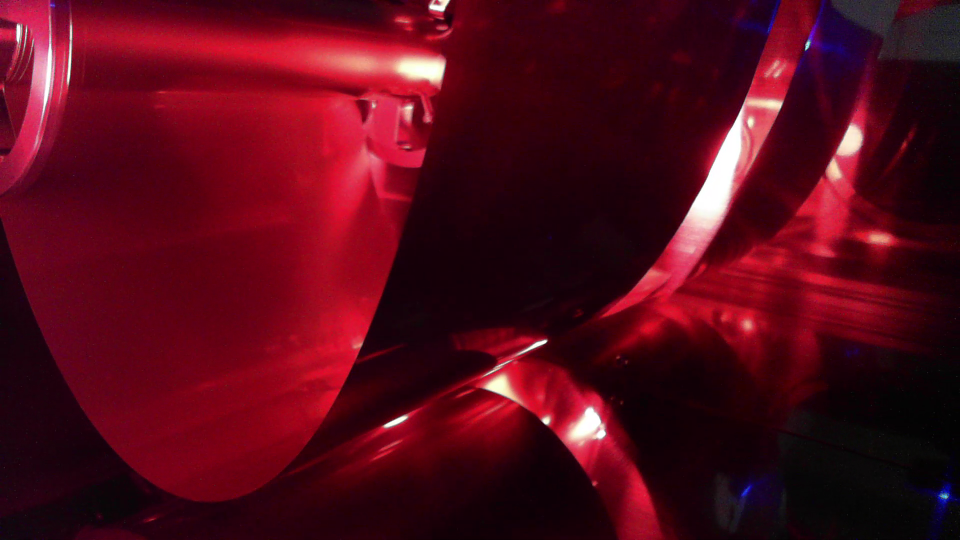
#> input picture report_images/LAB3_report_images/LV3.png, 1920 x 1080 px, found by its file name (shown at 1/2 size)
$ python image_contouring.py
#> lines starting #> are read from the running program, lines starting #| are printed output that depends on the picture; after the words box and inside, x2 and y2 are one past the last pixel; in counts of white or black regions, pixels touching at a corner belong together
import numpy as np
import cv2 as cv
from matplotlib import pyplot as plt

kernel = np.ones((3, 5), np.uint8)


# 이미지를 가져온다.
source = cv.imread('Image/LV3.png', cv.IMREAD_COLOR)
#> source is the input picture: shape (1080, 1920, 3); mean B, G, R 24.5, 9.1, 83.9
print("source shape:" ,source.shape)
#| source shape: (1080, 1920, 3)
if source is None:
    print("이미지를 불러올 수 없습니다.")
    exit()


#roi 설정

#소스 이미지를 선택한 후 엣지 출력
source_blue, source_green, source_red = cv.split(source)
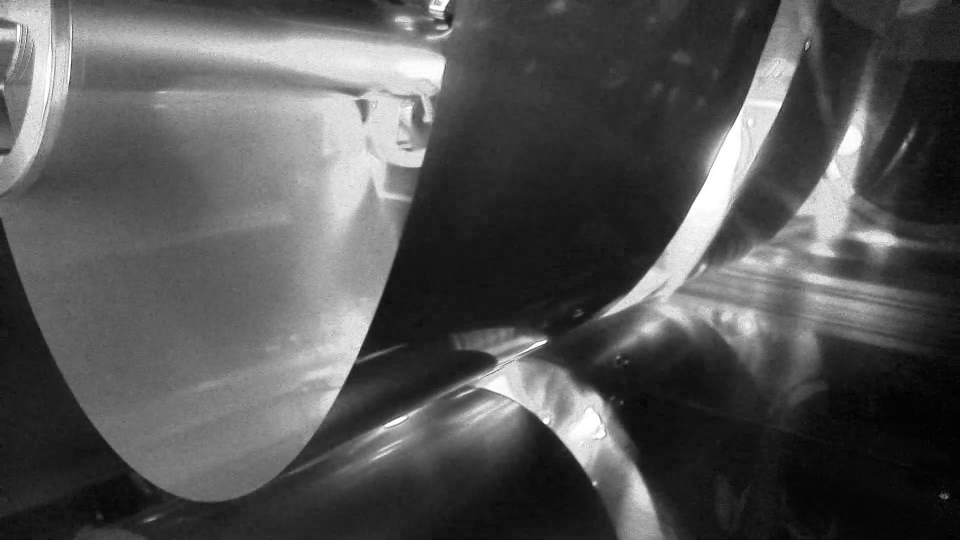
#> source_red: shape (1080, 1920) (shown at 1/2 size); min 0, max 255, mean 83.9

v = np.median(source_red)
#> v = 66
# print(v)

# lower, upper threshold 자동 계산
lower = int(max(0,  0.90*v))
#> lower = 59
upper = int(min(255, 1.8 * v))
#> upper = 118

#소스이미지에서 엣지 검출
source_edges = cv.Canny(source_red, lower, upper, apertureSize=3)
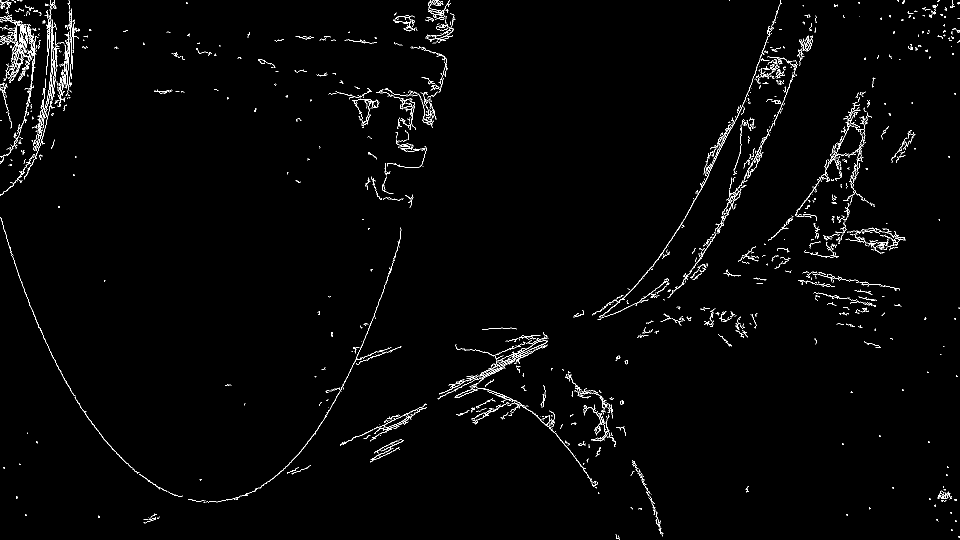
#> source_edges: shape (1080, 1920) (shown at 1/2 size); 1.5% white in thin lines or dots

#========================================roi===================================

#roi를 만들기 위한 요소 선정
binary = source_edges.copy()
mask= np.zeros_like(binary)

#roi좌표-원본
pts = np.array([[
    (3, 468),  # 왼쪽 위
    (894, 380),  # 오른쪽 위
    (520, 1040),  # 오른쪽 아래
    (3, 1057)    # 왼쪽 아래
]], dtype=np.int32)


#선택한 좌표 내부만 흰색인 마스크 완성
cv.fillPoly(mask,pts,255)
#> mask: shape (1080, 1920); 20.8% white; 1 white region, box (x1, y1, x2, y2) and area: (3, 380, 895, 1058) 431149

#검출된 엣지와 선정한 부분만 흰색인 부분을 곱하여 roi설정
roi = cv.bitwise_and(mask,source_edges)
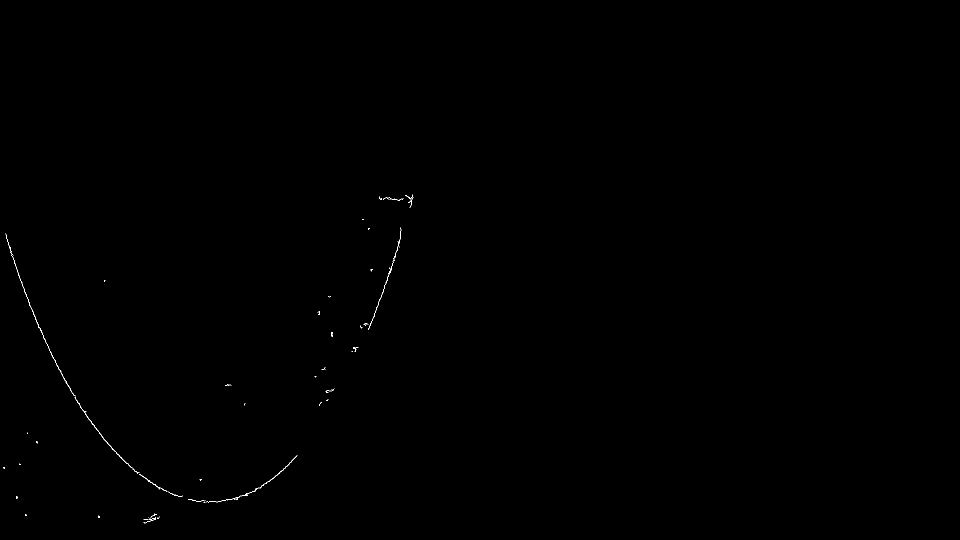
#> roi: shape (1080, 1920) (shown at 1/2 size); 0.09% white in thin lines or dots, all inside (x1, y1, x2, y2) = (7, 389, 827, 1047)
roi = cv.GaussianBlur(roi, (5,5), 5)
roi = cv.morphologyEx(roi, cv.MORPH_CLOSE, kernel)

#=======================컨투어===================================================================================

#컨투어 이미지를 넣기 위한 빈 행렬
binary = source_edges.copy()
no_filtered_contours_image = np.zeros_like(binary)


#초기 roi이미지에 대해서 컨투어 찾기
contours_roi, _ = cv.findContours(roi, mode=cv.RETR_EXTERNAL, method=cv.CHAIN_APPROX_SIMPLE)
#> contours_roi = 28 contours; largest, box (x1, y1, x2, y2) and area: (9, 465, 368, 995) 3844, (374, 908, 597, 1008) 1460, (719, 453, 805, 662) 1394, (756, 387, 829, 418) 624, (285, 1025, 321, 1049) 434
cv.drawContours(no_filtered_contours_image, contours_roi, -1, 255, 2)
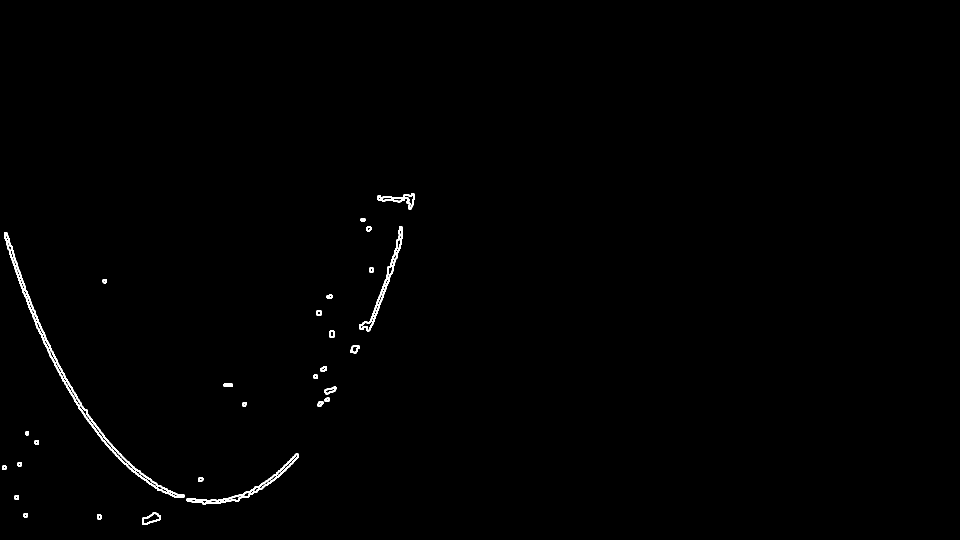
#> no_filtered_contours_image: shape (1080, 1920) (shown at 1/2 size); 0.54% white; 28 white regions


#필터링된 컨투어를 담기위한 배열
filtered_contours_image= np.zeros_like(binary)
contours_filtered = []


for cnt in contours_roi:

    x, y, w, h = cv.boundingRect(cnt)
    if w==0: continue
    ratio=h/w
    print(f"ratio: {ratio:.2f}")
#> this loop made 28 passes
#> (x, y, w, h, ratio) on passes 1, 3, 5, 7, 8, 9, 11, 12, 13, 14, 15, 16: (195, 1029, 7, 9, 1.29), (285, 1025, 36, 24, 0.667), (397, 956, 9, 7, 0.778), (36, 925, 7, 7, 1), (374, 908, 223, 100, 0.448), (70, 881, 7, 8, 1.14), (486, 805, 7, 8, 1.14), (636, 803, 10, 10, 1), (650, 796, 9, 7, 0.778), (649, 774, 23, 14, 0.609), (448, 767, 17, 6, 0.353), (627, 750, 8, 7, 0.875)
#> (cnt, x, y, w, h, ratio) on passes 2, 4, 6, 10, 27: ([[48, 1027], [48, 1033], [54, 1033], [54, 1027]], 48, 1027, 7, 7, 1), ([[30, 991], [30, 998], [36, 998], [36, 991]], 30, 991, 7, 8, 1.14), ([[5, 932], [5, 938], [11, 938], [11, 932]], 5, 932, 7, 7, 1), ([[52, 863], [52, 869], [56, 869], [56, 863]], 52, 863, 5, 7, 1.4), ([[722, 437], [722, 441], [729, 441], [729, 437]], 722, 437, 8, 5, 0.625)
#| ratio: 1.29
#| ratio: 1.00
#| ratio: 0.67
#| ratio: 1.14
#| ratio: 0.78
#| ratio: 1.00
#| ratio: 1.00
#| ratio: 0.45
#> (further printed lines are left out)


area_threshold=1300

for cnt in contours_roi:
    area = cv.contourArea(cnt)
    x, y, w, h = cv.boundingRect(cnt)

    if w==0:
        continue
    ratio=h/w
    # if (area >= 1300)  or (600<=area<1300 and ratio>0.7):
    if (area >= 1300):
        contours_filtered.append(cnt)
#> this loop made 28 passes
#> (area, x, y, w, h, ratio) on passes 1, 3, 5, 7, 8, 9, 11, 12, 13, 14, 15, 16: (46.5, 195, 1029, 7, 9, 1.29), (434, 285, 1025, 36, 24, 0.667), (43.5, 397, 956, 9, 7, 0.778), (35, 36, 925, 7, 7, 1), (1460.5, 374, 908, 223, 100, 0.448), (40.5, 70, 881, 7, 8, 1.14), (36, 486, 805, 7, 8, 1.14), (56.5, 636, 803, 10, 10, 1), (40.5, 650, 796, 9, 7, 0.778), (152.5, 649, 774, 23, 14, 0.609), (75, 448, 767, 17, 6, 0.353), (38, 627, 750, 8, 7, 0.875)
#> (cnt, area, x, y, w, h, ratio) on passes 2, 4, 6, 10, 27: ([[48, 1027], [48, 1033], [54, 1033], [54, 1027]], 36, 48, 1027, 7, 7, 1), ([[30, 991], [30, 998], [36, 998], [36, 991]], 42, 30, 991, 7, 8, 1.14), ([[5, 932], [5, 938], [11, 938], [11, 932]], 36, 5, 932, 7, 7, 1), ([[52, 863], [52, 869], [56, 869], [56, 863]], 24, 52, 863, 5, 7, 1.4), ([[722, 437], [722, 441], [729, 441], [729, 437]], 28, 722, 437, 8, 5, 0.625)
#> after the loop, contours_filtered = 3 contours; box (x1, y1, x2, y2) and area: (9, 465, 368, 995) 3844, (374, 908, 597, 1008) 1460, (719, 453, 805, 662) 1394


if not contours_filtered:
    print("필터링된 컨투어가 없습니다.")
    exit()

cv.drawContours(filtered_contours_image, contours_filtered, -1, 255, 2)
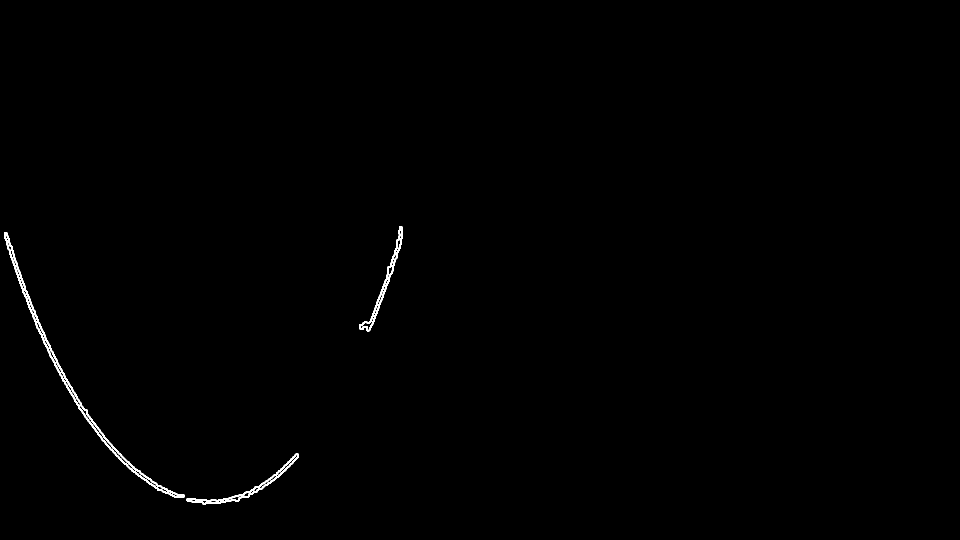
#> filtered_contours_image: shape (1080, 1920) (shown at 1/2 size); 0.4% white; 3 white regions, box (x1, y1, x2, y2) and area: (8, 464, 369, 996) 4742, (373, 907, 598, 1009) 1796, (718, 452, 806, 663) 1665


# 1. 컨투어 점들 모두 모으기
all_points = np.vstack(contours_filtered).squeeze()
#> all_points = 1140 pairs, first value 9 to 804, second value 453 to 1007

# 2. x 기준 정렬
all_points = all_points[np.argsort(all_points[:, 0])]
x = all_points[:, 0]
#> x = 1140 values from 9 to 804
y = all_points[:, 1]
#> y = 1140 values, max 1007 at index 718, min 453 at index 1127, mean 762.2

# 3. polyfit으로 2차 곡선 근사
coeffs = np.polyfit(x, y, deg=2)
#> coeffs = [-0.00336, 2.74, 455.1]
poly = np.poly1d(coeffs)

x_fit = np.linspace(x.min(), x.max(), 100)
#> x_fit = 100 values from 9 to 804
y_fit = poly(x_fit)
#> y_fit = 100 values, max 1011.6 at index 50, min 479.4 at index 0, mean 830.9

# 4. 원본 이미지에 곡선 그리기
roi_y_start = filtered_contours_image[:1].max()
#> roi_y_start = 0
source_poly = source.copy()
source_poly = cv.cvtColor(source_poly, cv.COLOR_RGB2BGR)

for i in range(len(x_fit)-1):
    pt1 = (int(x_fit[i]), int(y_fit[i]))
    pt2 = (int(x_fit[i+1]), int(y_fit[i+1]))
    if 0 <= pt1[1] < source.shape[0] and 0 <= pt2[1] < source.shape[0]:
        cv.line(source_poly, pt1, pt2, (0, 255, 0), 2)
#> this loop made 99 passes
#> (pt1, pt2) on passes 1 to 12: ((9, 479), (17, 500)), ((17, 500), (25, 521)), ((25, 521), (33, 541)), ((33, 541), (41, 561)), ((41, 561), (49, 581)), ((49, 581), (57, 600)), ((57, 600), (65, 619)), ((65, 619), (73, 637)), ((73, 637), (81, 655)), ((81, 655), (89, 672)), ((89, 672), (97, 689)), ((97, 689), (105, 706))
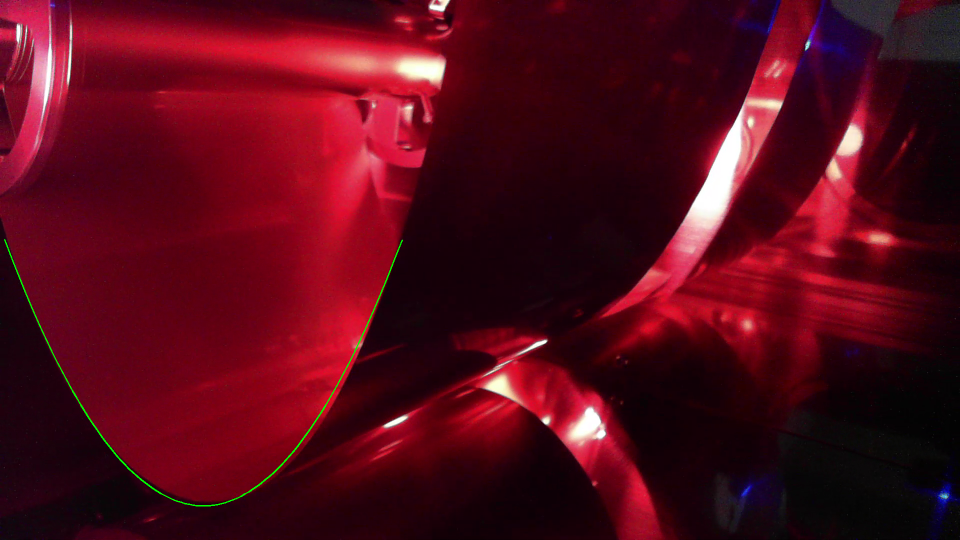
#> source_poly: shape (1080, 1920, 3) (shown at 1/2 size); mean R, G, B 83.7, 9.5, 24.4


dotted_lines=np.zeros_like(binary)
dotted_lines=cv.cvtColor(dotted_lines, cv.COLOR_GRAY2RGB)
#> dotted_lines: shape (1080, 1920, 3); every value is 0

threshold_1 = int(1080-250)
threshold_2 = int(1080-120)

for y_val, color in zip([threshold_1, threshold_2], [(0, 255, 0), (0, 255, 255)]):
    for x_pos in range(0, 1920, 30):
        cv.line(dotted_lines, (x_pos, y_val), (x_pos + 10, y_val), color, 2)
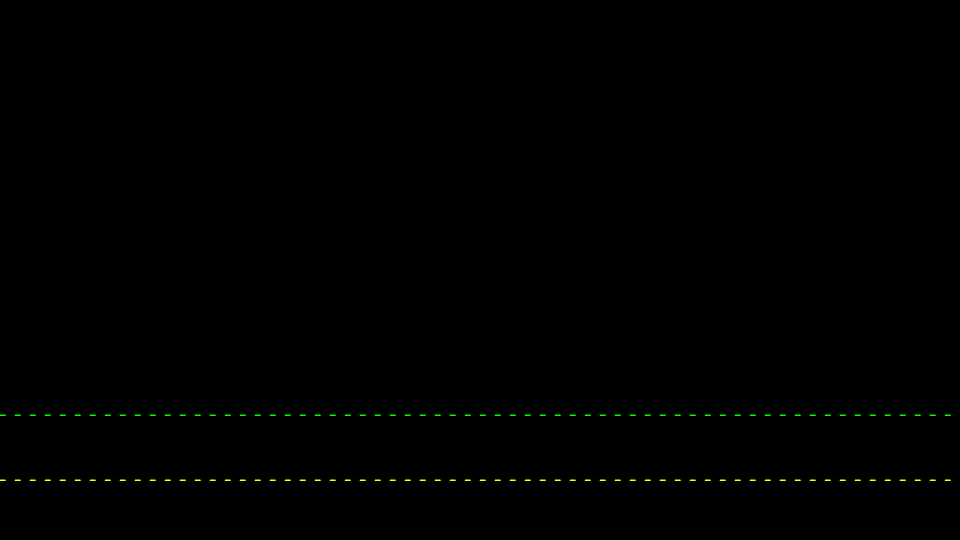
#> dotted_lines: shape (1080, 1920, 3) (shown at 1/2 size); mean B, G, R 0, 0.6, 0.3


plt.figure()
plt.imshow(source_poly)
plt.title('final')
plt.axis('off')

plt.figure()
plt.imshow(filtered_contours_image,cmap='gray')
plt.title('filtered_contours_image')
plt.axis('off')


plt.figure()
plt.imshow(no_filtered_contours_image,cmap='gray')
plt.title('no_filtered_contours_image')
plt.axis('off')


plt.figure()
plt.imshow(dotted_lines)
plt.title('dotted_lines')
plt.axis('off')
plt.show()

$ run again, with report_images/LAB3_report_images/LV2.png copied over report_images/LAB3_report_images/LV3.png
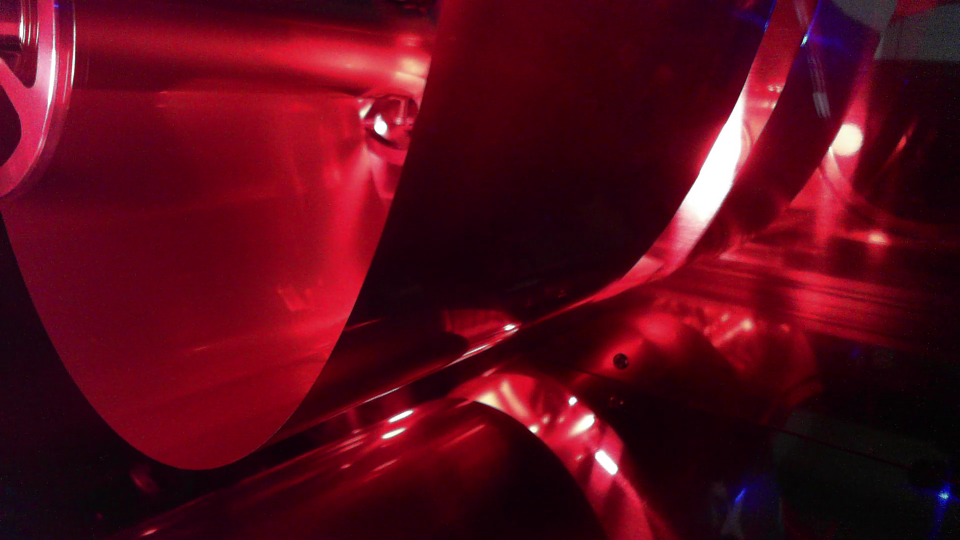
#> input picture report_images/LAB3_report_images/LV2.png, 1920 x 1080 px, found by its file name (shown at 1/2 size)
#> source is the input picture: shape (1080, 1920, 3); mean B, G, R 25.4, 9.6, 86.6
#| source shape: (1080, 1920, 3)
#> v = 74
#> lower = 66
#> upper = 133
#> `source_edges = cv.Canny(source_red, lower, upper, apertureSize=3)`:
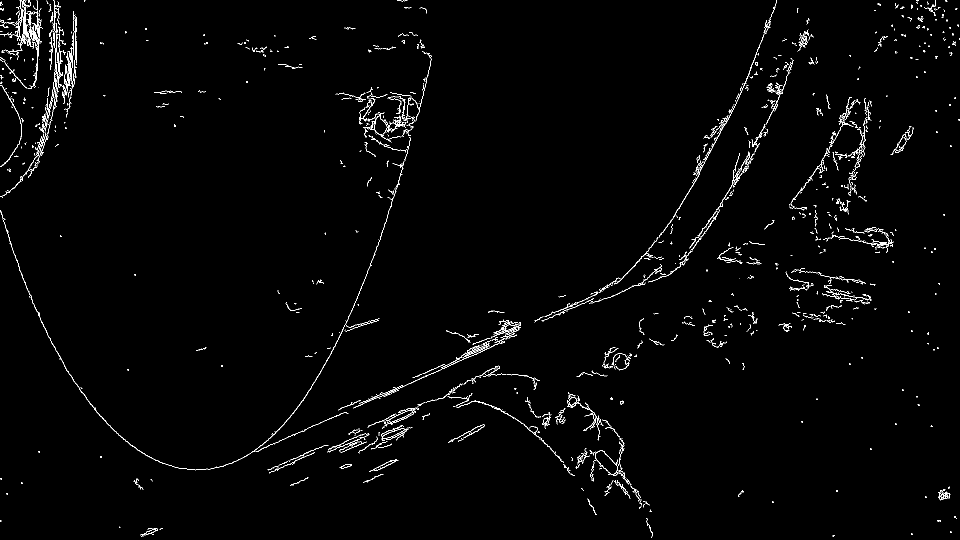
#> source_edges: shape (1080, 1920) (shown at 1/2 size); 1.4% white in thin lines or dots
#> mask: shape (1080, 1920); 20.8% white; 1 white region, box (x1, y1, x2, y2) and area: (3, 380, 895, 1058) 431149
#> contours_roi = 24 contours; largest, box (x1, y1, x2, y2) and area: (13, 388, 791, 943) 9412, (533, 914, 593, 949) 711, (569, 602, 606, 627) 293, (265, 955, 289, 981) 271, (622, 557, 650, 571) 236
#> no_filtered_contours_image: shape (1080, 1920); 0.67% white; 23 white regions
#> the loop `for cnt in contours_roi: ` made 24 passes
#> (x, y, w, h, ratio) on passes 3, 4, 6, 7, 11, 12, 13, 14: (299, 957, 8, 8, 1), (265, 955, 24, 26, 1.08), (533, 914, 60, 35, 0.583), (198, 911, 8, 7, 0.875), (608, 708, 19, 7, 0.368), (627, 702, 9, 7, 0.778), (391, 693, 24, 11, 0.458), (660, 664, 8, 10, 1.25)
#> (printed output is left out)
#> the loop `for cnt in contours_roi:` made 24 passes
#> (area, x, y, w, h, ratio) on passes 3, 4, 6, 7, 11, 12, 13, 14: (40.5, 299, 957, 8, 8, 1), (271, 265, 955, 24, 26, 1.08), (711, 533, 914, 60, 35, 0.583), (41.5, 198, 911, 8, 7, 0.875), (82.5, 608, 708, 19, 7, 0.368), (42, 627, 702, 9, 7, 0.778), (132, 391, 693, 24, 11, 0.458), (48.5, 660, 664, 8, 10, 1.25)
#> after the loop `for cnt in contours_roi:`: contours_filtered = 1 contour; box (x1, y1, x2, y2) and area: (13, 388, 791, 943) 9412
#> filtered_contours_image: shape (1080, 1920); 0.53% white; 1 white region, box (x1, y1, x2, y2) and area: (12, 387, 792, 944) 10894
#> all_points = 1585 pairs, first value 13 to 790, second value 388 to 942
#> `x = all_points[:, 0]`: x = 1585 values from 13 to 790
#> `y = all_points[:, 1]`: y = 1585 values, max 942 at index 659, min 388 at index 1577, mean 722.7
#> coeffs = [-0.00338, 2.64, 439.5]
#> y_fit = 100 values, max 956.3 at index 48, min 417.1 at index 99, mean 782.3
#> roi_y_start = 0
#> the loop `for i in range(len(x_fit)-1):` made 99 passes
#> (pt1, pt2) on passes 1 to 8: ((13, 473), (20, 493)), ((20, 493), (28, 512)), ((28, 512), (36, 531)), ((36, 531), (44, 550)), ((44, 550), (52, 568)), ((52, 568), (60, 586)), ((60, 586), (67, 603)), ((67, 603), (75, 620))
#> after the loop `for i in range(len(x_fit)-1):`:
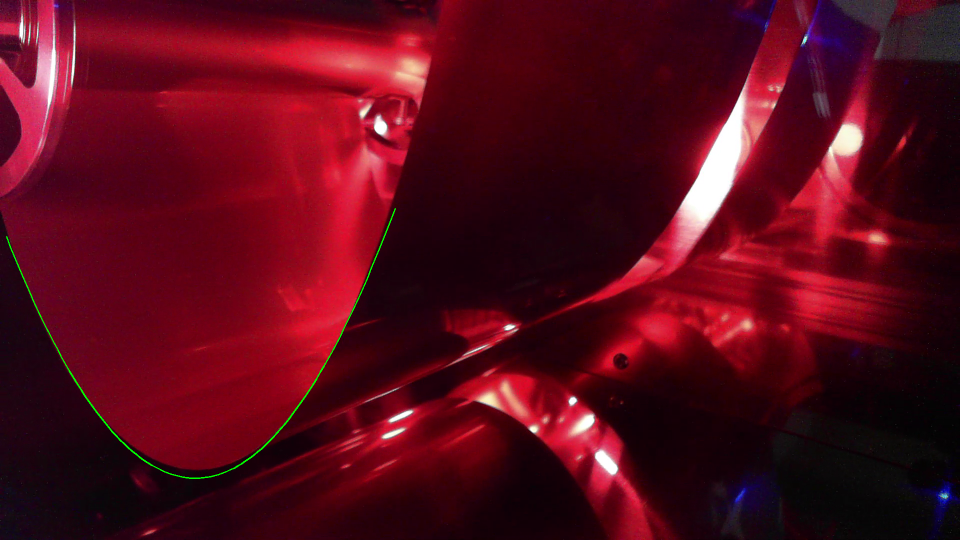
#> source_poly: shape (1080, 1920, 3) (shown at 1/2 size); mean R, G, B 86.5, 10.1, 25.4
